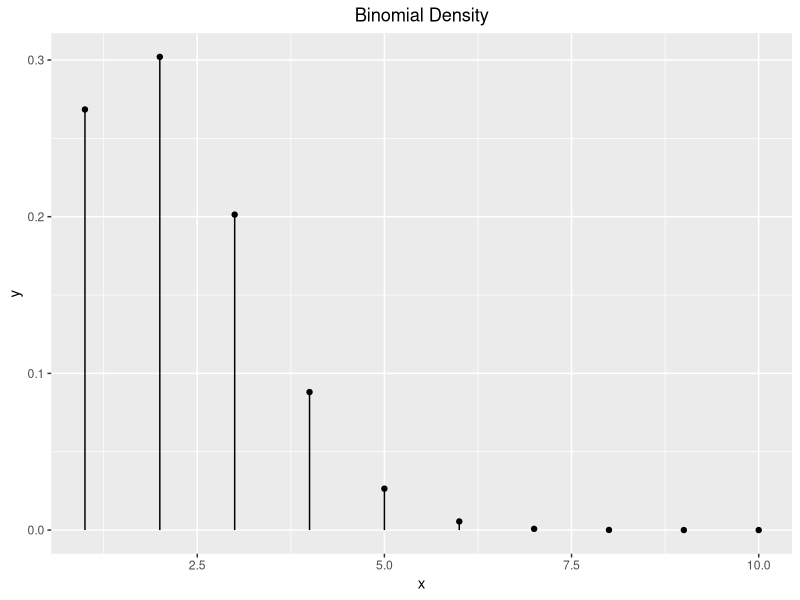
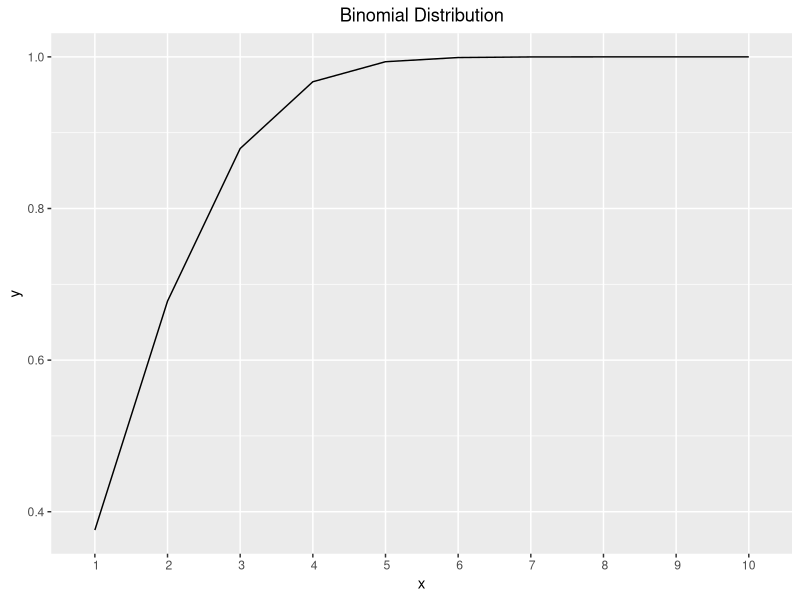
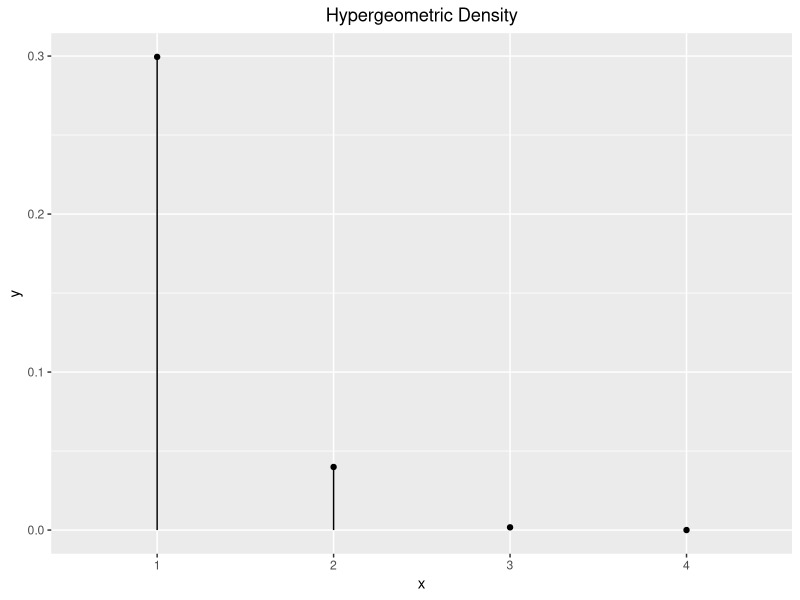
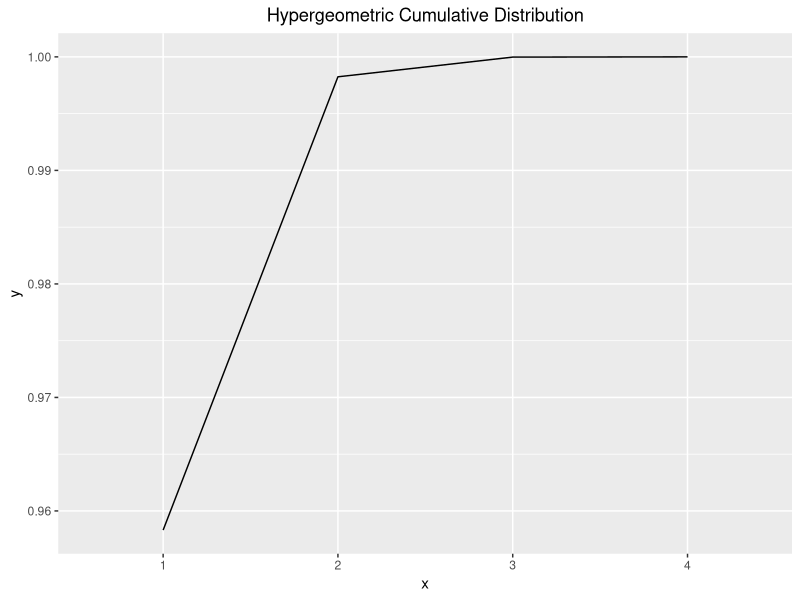
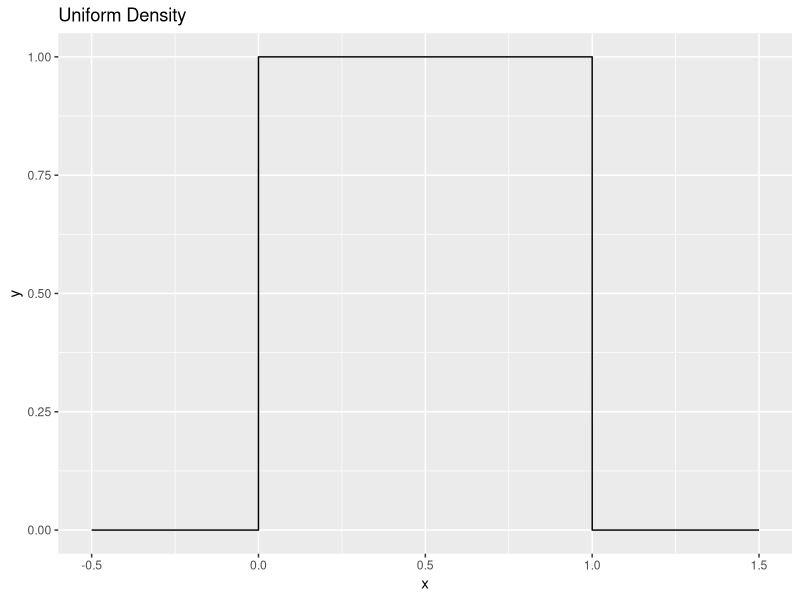
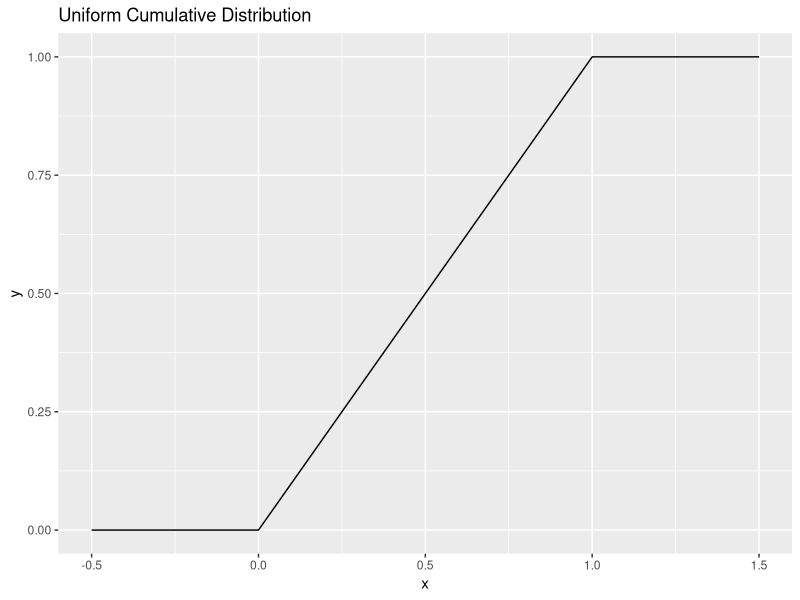
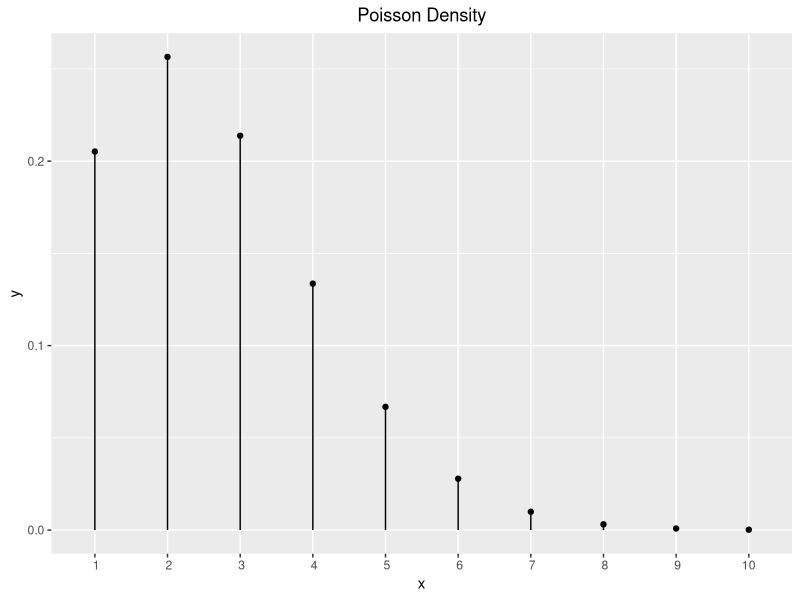
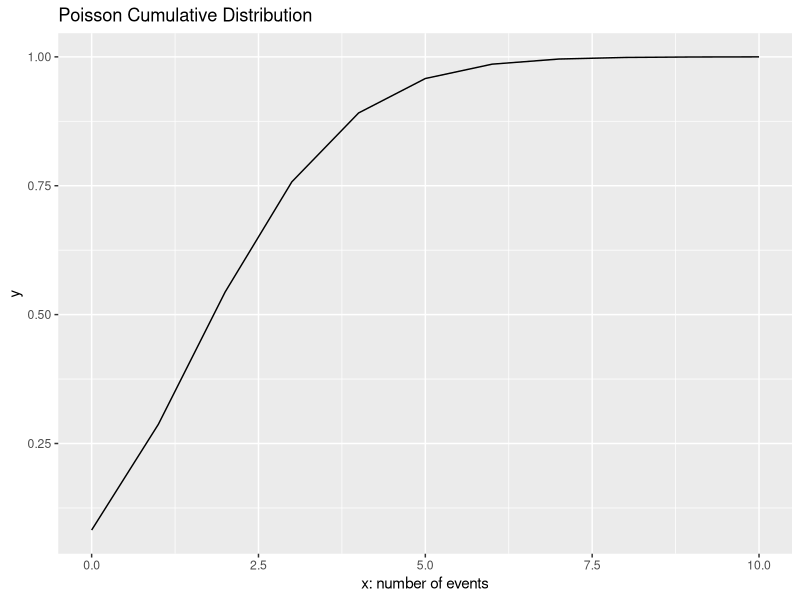

The R script that drew these images, in order:
## ---- chunk 1
knitr::opts_chunk$set(echo = TRUE)

library(ggplot2)
library(knitr)
library(ggplot2)
library(gridExtra)
library(mvtnorm)
## ---- chunk 2
chap3.1 <- function(){
  # Prob x=1:5 where X ~ Bin(5, 0.2)
  x <- 1:10
  y <- dbinom(x, 10, 0.2)
  
  df <- data.frame(x=x, y=y)
  g <- ggplot(df, aes(x=x, y=y)) +
    geom_point() +
    geom_linerange(aes(x=x, ymax=y, ymin=0)) +
    theme(plot.title = element_text(hjust = 0.5)) +
    labs(title="Binomial Density")
  g
}
chap3.1()
## ---- chunk 3
chap3.2 <- function(){
  # Prob x<1:10 where X ~ Bin(5, 0.2)
  x <- 1:10
  y <- pbinom(x, 10, 0.2)

  df <- data.frame(x=x, y=y)
  g <- ggplot(df, aes(x=x, y=y)) +
    geom_line() +
    scale_x_discrete(name="x", limits=x) +
    ylab("y") +
    theme(plot.title = element_text(hjust = 0.5)) +
    labs(title="Binomial Distribution")
  g

}
chap3.2()
## ---- chunk 4

chap3.3 <- function() {
  # Prob x=1:4 where X ~ HyperGeom(4, 48, 5)
  # from a deck with 
  # - 1:4 aces
  # - 48 non aces
  # - choose 5 cards per hand
  x <- 1:4
  y <- dhyper(x, 4, 48, 5)
  df <- data.frame(x=x, y=y)
  g <- ggplot(df, aes(x=x, y=y)) +
    geom_point() +
    geom_linerange(aes(x=x, ymax=y, ymin=0)) +
    scale_x_discrete(name="x", limits=x) +
    ylab("y") +
    theme(plot.title = element_text(hjust = 0.5)) +
    labs(title="Hypergeometric Density")
  g
}

chap3.3()
## ---- chunk 5

chap3.4 <- function() {
  # Prob x=1:4 where X ~ HyperGeom(4, 48, 5)
  # from a deck with 
  # - 1:4 aces
  # - 48 non aces
  # - choose 5 cards per hand
  x <- 1:4
  y <- phyper(x, 4, 48, 5)
  df <- data.frame(x=x, y=y)
  g <- ggplot(df, aes(x=x, y=y)) +
    geom_line() +
    scale_x_discrete(name="x", limits=x) +
    ylab("y") +
    theme(plot.title = element_text(hjust = 0.5)) +
    labs(title="Hypergeometric Cumulative Distribution")
  g
}

chap3.4()
## ---- chunk 6
do_dunif <- function() {
  # PDF
  x <- seq(-0.5, 1.5, 1/10000)
  y <- dunif(x, 0, 1)
  datums <- data.frame(x=x, y=y)
  obj <- ggplot(datums, aes(x=x, y=y)) + 
    labs(title="Uniform Density") +
    geom_line()
  obj
}

do_dunif()
## ---- chunk 7
do_punif <- function() {
  # PDF
  x <- seq(-0.5, 1.5, 1/10000)
  y <- punif(x, 0, 1)
  # plot(x, y, type="l", xlab="x", ylab = "dunif(x)", main="Uniform Density PDF")
  # curve(dunif, from=-3, to=3, n=10000)
  datums <- data.frame(x=x, y=y)
  obj <- ggplot(datums, aes(x=x, y=y)) + 
    labs(title="Uniform Cumulative Distribution") +
    geom_line()
    # geom_histogram(binwidth = 0.10, color="black", fill="white")
  obj
}

do_punif()
## ---- chunk 8
chap3.poisson.story.dpois <- function(num_success=3, rate=2.5, interval=1) {
  # Notice the multiplication by four in the function argument. Since lambda is specified as 
  # events per hour we have to multiply by four to consider the number of events that occur in 4 hours.
  lambda <- rate * interval
  x <- 1:10
  df <- data.frame(x=x)
  
  df['y'] <- dpois(x, lambda)
  p <- ggplot(df, aes(x=x, y=y)) +
       geom_point() +
       geom_linerange(aes(x=x, ymax=y, ymin=0)) +
       scale_x_discrete(name="x", limits=x) +
       ylab("y") +
       theme(plot.title = element_text(hjust = 0.5)) +
       labs(title="Poisson Density")
    
    #  geom_line() +
   #  labs(y="y: P(num_success=x | lambda)") + 
   #  labs(x="x: number of events")
  
  p
}

chap3.poisson.story.dpois()
## ---- chunk 9
chap3.poisson.story.ppois <- function(num_success=3, rate=2.5, interval=1) {
  # Notice the multiplication by four in the function argument. Since lambda is specified as 
  # events per hour we have to multiply by four to consider the number of events that occur in 4 hours.
  lambda <- rate * interval
  x <- 0:10
  df <- data.frame(x=x)
  
  df['y'] <- ppois(x, lambda)
  p <- ggplot(df, aes(x=x, y=y)) +
    geom_line() +
    labs(y="y") + 
    labs(x="x: number of events") +
    labs(title="Poisson Cumulative Distribution")
    
  
  p
}

chap3.poisson.story.ppois()
## ---- chunk 10
pois.1 <- function() {

  # 5 intervals
  L <- 5
  
  # 10 events / interval
  lambda <- 10
  
  # randomly generate number of events using pois(lambda*L)
  n <- rpois(1, lambda*L)
  
  # generate random "times" from 0 through L for "n" events, then sort them
  t <- sort(runif(n, 0, L))
  
  # visualize L events. 
  # x=times each n event occurs
  # y=event index
  df <- data.frame(x=t, y=1:n)
  g <- ggplot(df, aes(x=x, y=y) ) +
    geom_point() +     
    scale_y_continuous(name= "N(t): Number of successes at t") +
    scale_x_continuous(name= "Time t")
  
  g
}

pois.1()
## ---- chunk 11
pois.2 <- function() {
  
  # 5 intervals
  L <- 5
  
  # 10 events/interval
  lambda <- 10
  
  # randomly generate number of events using pois(lambda*L)
  n <- rpois(1, lambda*L)
  
  # generate random "times" from 0 through L for "n" events, then sort them
  t <- sort(runif(n, 0, L))
  
  # type-1 event probabilty: p=0.3
  p <- 0.3
  y <- rbinom(n, 1, p)
  
  # assign "event times" as type-1 or type-2 
  t1 <- t[y==1]
  t2 <- t[y==0]
  
  # as before, we can plot the number of arrivals in each Poisson process: N_1(t) and N_2(t).
  
  # visualize the plot for type #1 events
  df <- data.frame(x=t1, y=1:length(t1))
  p1 <- ggplot(df, aes(x=x, y=y) ) +
    geom_point()  +
    theme(
          axis.ticks.y=element_blank()) +
  ylab("type1: event count") +
  xlab("Time t")
  # scale_y_continuous(name= "N_1(t): Number of successes at t") +
  # scale_x_continuous(name= "Time t")
  
  # visualize the plot for type #2 events
  df <- data.frame(x=t2, y=1:length(t2))
  p2 <- ggplot(df, aes(x=x, y=y) ) +
    geom_point()  +
    theme(
          axis.ticks.y=element_blank()) +
    ylab("type2: event count") +
    xlab("Time t")
  # scale_y_continuous(name= "N_2(t): Number of successes at t") +
  # scale_x_continuous(name= "Time t")
  
  grid.arrange(p1, p2, nrow=2)
}

pois.2()
## ---- chunk 12
 do_dnorm <- function() {
 x <- seq(-3, 3, 0.01)
 y <- dnorm(x)
 datums <- data.frame(x=x, y=y)
 g <- ggplot(datums, aes(x, y)) + geom_line() + 
 theme(plot.title = element_text(hjust = 0.5)) +
 labs(title="Normal Density")
 g
}
 
do_dnorm()
## ---- chunk 13
do_pnorm <- function() {
   # x <- seq(0, 1, 0.001)
   x <- seq(-3, 3, 0.01)
   y <- pnorm(x)
   df <- data.frame(x=x, y=y)
   ggplot(df, aes(x=x, y=y)) + geom_line() +
     theme(plot.title = element_text(hjust = 0.5)) +
     labs(title="Normal Cumulative Distribution")
}

do_pnorm()
## ---- chunk 14
do_mvtnorm <- function(mu1, mu2, s1=1, s2=1, rho_0=0, N=10) {
  # dvmnorm can be used for calculating the joing PDF and rmvnorm can be used for 
  # generating random vectors.
  meanvector <- c(mu1,mu2)

  # The covariance matrix is (assuming sd(Z)=s1=1, sd(W)=s2=1)
  # [(1, rho), (rho, 1)]
  # because:
  # Cov(Z, Z) = Var(Z) = 1 (this is the upper left entry)
  # Cov(W, W) = Var(W) = 1 (this is the lower right entry)
  # Cov(Z, W) = Corr(Z,W) * sd(Z) * sd(W) = rho 
  # 
  # NOTE (if rho_0=1, then covmatrix equals IDENTITY matrix(c(1, 0, 0, 1), 2))
  covmatrix = matrix(c(s1^2, s1*s2*rho_0, s1*s2*rho_0, s2^2), nrow=2, ncol=2)

  # now r  is N x 2 matrix, with each row a BVN random vector. 
  r <- rmvnorm(n=N, mean=meanvector, sigma=covmatrix)

  r
}

generate_mvn_plot <- function(N=100) {
  # N((1,0)^T, I) labeled class 'BLUE'
  bvn1 <- do_mvtnorm(mu1=1, mu2=0, s1=1, s2=1, rho_0=0, N=N)
  df1 <- data.frame(bvn1)
  colnames(df1) <- c("x1", "x2")
  df1["label"] = "BLUE"

  # N((0,1)T, I) labeled class 'ORANGE'
  bvn2 <- do_mvtnorm(mu1=0, mu2=1, s1=1, s2=1, rho_0=0,  N=N)
  df2 <- data.frame(bvn2)
  colnames(df2) <- c("x1", "x2")
  df2["label"] = "ORANGE"

  # stack the dataframes
  df <- rbind(df1, df2)

  # Plot BLUE vs ORANGE
  g <- ggplot(df, aes(x=x1, y=x2, color=label)) +
    geom_point() +
    scale_color_manual(breaks = c("BLUE", "ORANGE"),
                       values=c("blue", "orange"))
  g

  
}

generate_mvn_plot()
